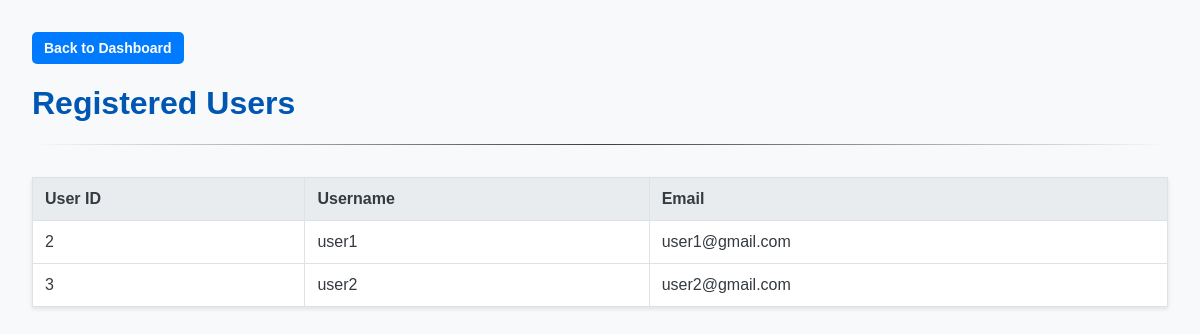
The app's page /admin/users (signed in), older data.
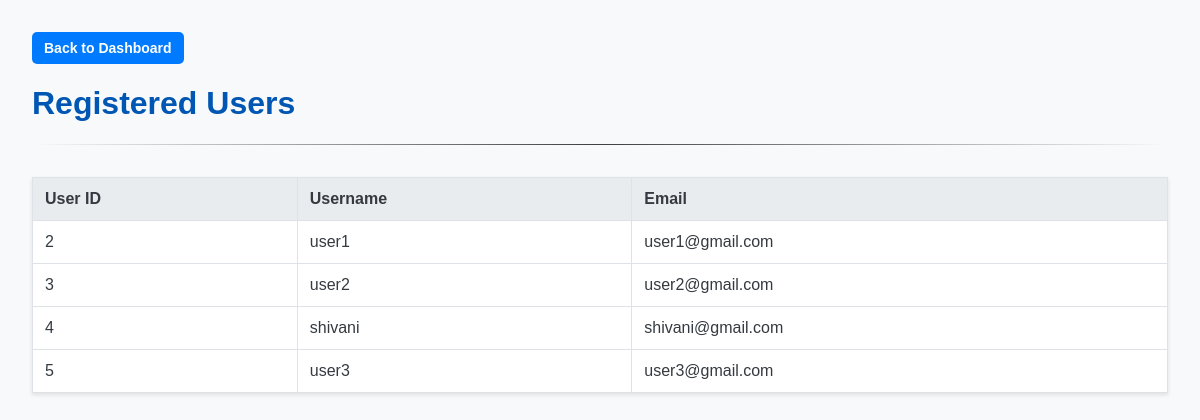
The same page, newer data.
### models/models.py (models this page shows)
class User(db.Model):
    __tablename__ = 'users'
    id = db.Column(db.Integer, primary_key=True)
    username = db.Column(db.String(80), unique=True, nullable=False)
    email = db.Column(db.String(120), unique=True, nullable=False)
    password = db.Column(db.String(128), nullable=False)
    is_admin = db.Column(db.Boolean, default=False, nullable=False)
    bookings = db.relationship('Booking', backref='user', lazy=True)

### app.py (the view)
@app.route('/admin/users')
def view_users():
    if not session.get('is_admin'):
        flash("Admin access required.", "error")
        return redirect(url_for('login'))
    all_users = User.query.filter_by(is_admin=False).all()
    return render_template('view_users.html', users=all_users)

### templates/view_users.html (shortened to what this page needs)
<!DOCTYPE html>
<html lang="en">
<head>
    <link rel="stylesheet" href="{{ url_for('static', filename='css/styles.css') }}">
</head>
<body>
    <div>
        <a href="{{ url_for('admin_dashboard') }}" class="btn btn-primary"> Back to Dashboard</a>
    </div>
    <h1>Registered Users</h1>
    <hr>
    <table>
        <thead>
            <tr>
                <th>User ID</th>
                <th>Username</th>
                <th>Email</th>
            </tr>
        </thead>
        <tbody>
            {% for user in users %}
            <tr>
                <td>{{ user.id }}</td>
                <td>{{ user.username }}</td>
                <td>{{ user.email }}</td>
            </tr>
            {% else %}
            <tr>
                <td colspan="3">No registered users found.</td>
            </tr>
            {% endfor %}
        </tbody>
    </table>
</body>
</html>

Row changes from the older to the newer data that the page shows:
added User: id "4", username "shivani", email "shivani@gmail.com"
added User: id "5", username "user3", email "user3@gmail.com"
